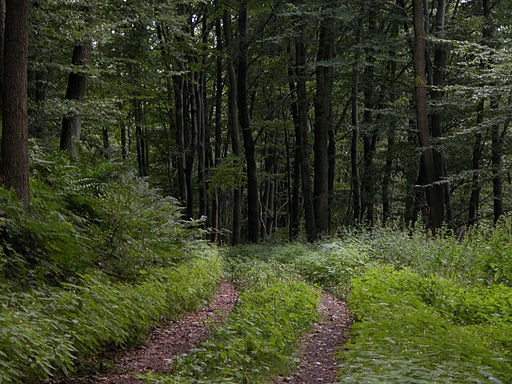
#> input picture practice_01/questation_03/image.jpg, 512 x 384 px
$ python code_02.py
#> lines starting #> are read from the running program, lines starting #| are printed output that depends on the picture
import matplotlib
matplotlib.use('TkAgg')

import cv2
import numpy as np

# ---------- Load Image ----------
img = cv2.imread("image.jpg")      # آدرس تصویر
#> img is the input picture: shape (384, 512, 3); mean B, G, R 36.8, 63.4, 57.4
img = cv2.cvtColor(img, cv2.COLOR_BGR2RGB)  # تبدیل برای نمایش درست در matplotlib

# ---------- Gamma Correction ----------
def gamma_correction(image, gamma):
    # ساخت جدول LUT برای سرعت بیشتر
    inv_gamma = 1.0 / gamma
    table = np.array([(i / 255.0) ** inv_gamma * 255
                      for i in range(256)]).astype("uint8")
    return cv2.LUT(image, table)

# ---------- Log Transformation ----------
def log_transform(image, c=1):
    img_float = image.astype(np.float32)
    log_img = c * np.log1p(img_float)
    log_img = cv2.normalize(log_img, None, 0, 255, cv2.NORM_MINMAX)
    return log_img.astype(np.uint8)

# ---------- Apply Transformations ----------
gammas = [0.4, 0.8, 1.2, 2.2]

gamma_images = []
for g in gammas:
    gamma_images.append(gamma_correction(img, g))
#> after the loop, gamma_images = 4 items

log_image = log_transform(img, c=20)
#> in log_transform, `log_img = c * np.log1p(img_float)`:
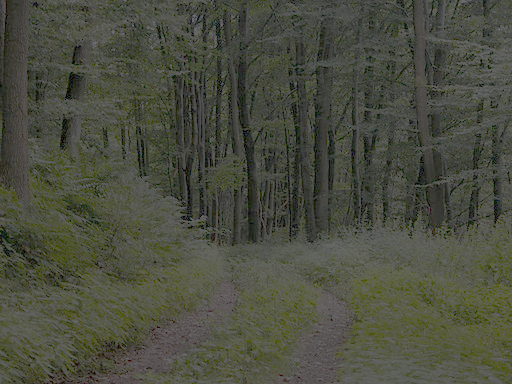
#> log_img: shape (384, 512, 3) float32; mean R, G, B 76.1, 78.6, 65
#> in log_transform, `log_img = cv2.normalize(log_img, None, 0, 255, cv2.NORM_MINMAX)`:
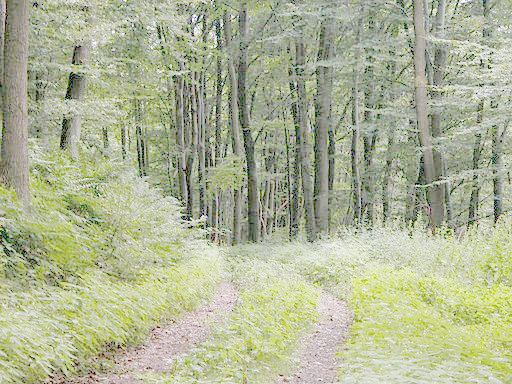
#> log_img: shape (384, 512, 3) float32; mean R, G, B 175, 180.7, 149.5
#> in log_transform, `return log_img.astype(np.uint8)`:
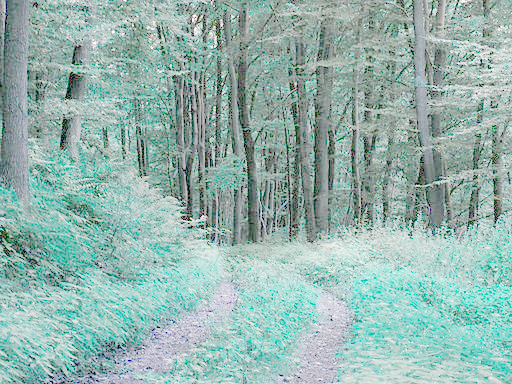
#> returned value: shape (384, 512, 3); mean of channels 0, 1, 2 174.5, 180.3, 149.1; drawn as B, G, R

# ---------- Show Results ----------
import matplotlib.pyplot as plt

plt.figure(figsize=(12, 10))

plt.subplot(3, 2, 1)
plt.imshow(img)
plt.title("Original")
plt.axis("off")

for i, (g, g_img) in enumerate(zip(gammas, gamma_images)):
    plt.subplot(3, 2, i + 2)
    plt.imshow(g_img)
    plt.title(f"Gamma = {g}")
    plt.axis("off")
#> this loop made 4 passes
#> g on passes 1 to 4: 0.4, 0.8, 1.2, 2.2

plt.subplot(3, 2, 6)
plt.imshow(log_image)
plt.title("Log Transformation")
plt.axis("off")

plt.tight_layout()
plt.show()
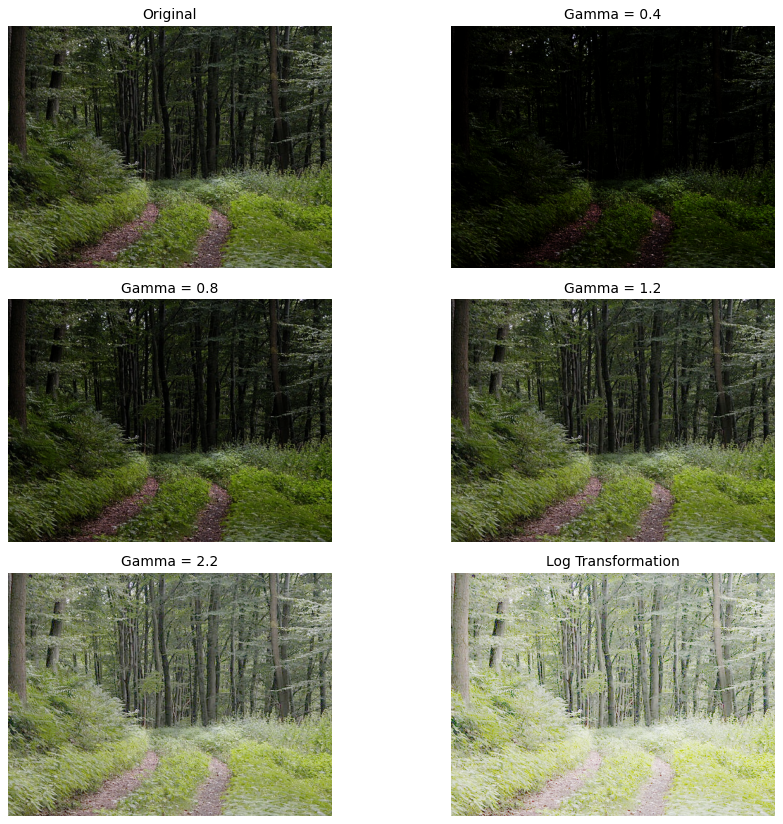
#> figure drawn by matplotlib, 6 panels

# ---------- Optional: Save outputs ----------
# cv2.imwrite("gamma_0.4.png", cv2.cvtColor(gamma_images[0], cv2.COLOR_RGB2BGR))
# cv2.imwrite("log_transform.png", cv2.cvtColor(log_image, cv2.COLOR_RGB2BGR))
